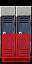

Tiled map render using the project's own tile images. Description and the map definition, with tile-layer contents summarised, below:
An orthogonal 1x2 tile map with 32x32 px tiles, 2 tile layers (objects, collision), 1 hidden layer not drawn, 6 tilesets.

<map version="1.0" orientation="orthogonal" width="1" height="2" tilewidth="32" tileheight="32">
 <tileset firstgid="1" name="furniture-modern" tilewidth="32" tileheight="32">
  <image source="../maps/graphics/tiles/furniture-modern.png" width="512" height="512" />
 </tileset>
 <tileset firstgid="257" name="furniture-placement" tilewidth="32" tileheight="32">
  <image source="../maps/graphics/tiles/furniture-placement.png" width="64" height="64" />
  <tile id="2">
   <properties>
    <property name="constraint" value="ground" />
   </properties>
  </tile>
  <tile id="3">
   <properties>
    <property name="constraint" value="wall" />
   </properties>
  </tile>
 </tileset>
 <tileset firstgid="261" name="collision" tilewidth="32" tileheight="32">
  <image source="../maps/graphics/tiles/collision.png" width="64" height="32" />
  <tile id="0">
   <properties>
    <property name="collision" value="short" />
   </properties>
  </tile>
 </tileset>
 <tileset firstgid="263" name="furniture-lab" tilewidth="32" tileheight="32">
  <image source="../maps/graphics/tiles/furniture-lab.png" width="512" height="512" />
 </tileset>
 <tileset firstgid="519" name="future-obj3" tilewidth="32" tileheight="32">
  <image source="../image-atlases/future-obj3.png" width="512" height="512" />
 </tileset>
 <tileset firstgid="775" name="future-obj4" tilewidth="32" tileheight="32">
  <image source="../image-atlases/future-obj4.png" width="512" height="512" />
 </tileset>
 <layer name="objects" width="1" height="2">
  <data>[2 cells, 2 non-empty, 2 distinct tile ids]</data>
 </layer>
 <layer name="constraints" width="1" height="2" visible="0">
  <data>[2 cells, 2 non-empty, 2 distinct tile ids]</data>
 </layer>
 <layer name="collision" width="1" height="2">
  <data>[2 cells, 1 non-empty, 1 distinct tile ids]</data>
 </layer>
</map>
